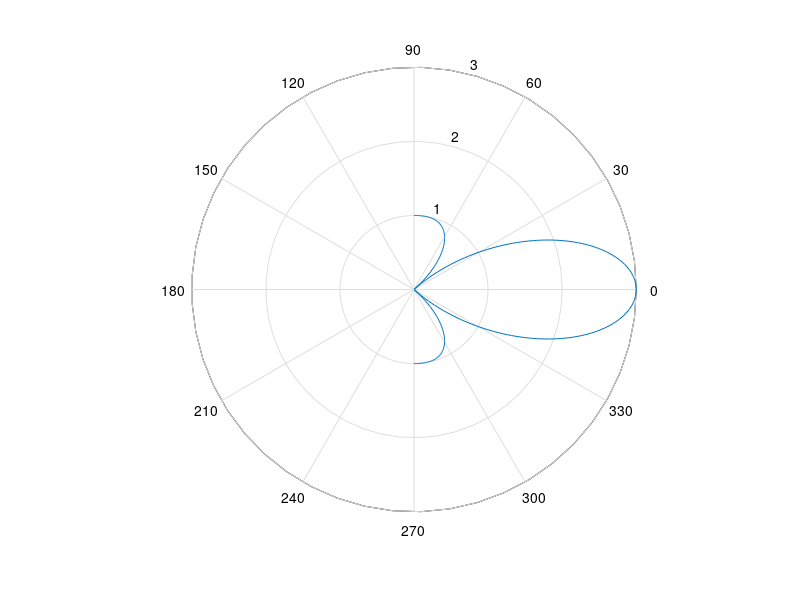
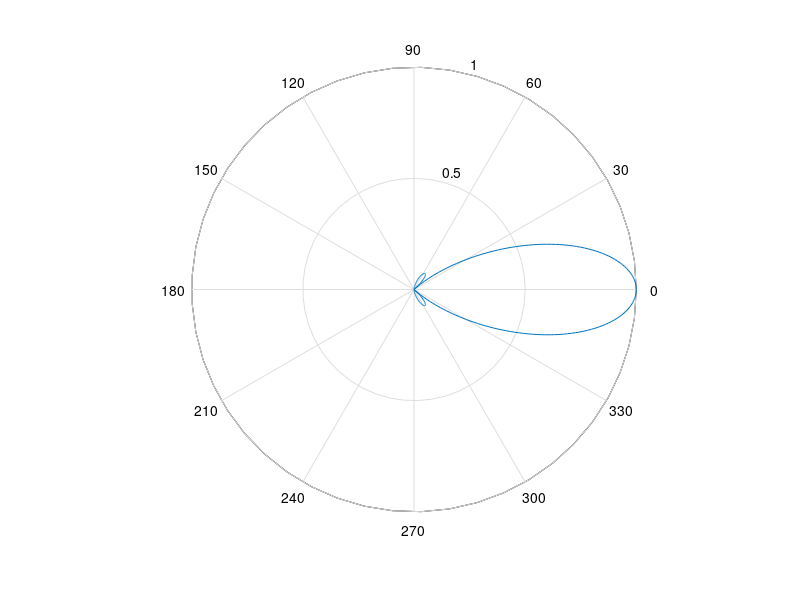

Here is the MATLAB script that generated these plots, in order: (Note: this script raises an error after producing the figures.)
                                                close all;
%                                                 clear all;
%% Диаграммы направленности
%%
                                        x3d = 0;    %Диаграммы в 3D
                                        x2d =1;     % Диаграммы в 2D
lam = 0.18;       %Рабочая
% lam =0.1968;    %Нижняя
% lam =0.1637;    %Верхняя
%%
                                          teta = -pi/2:0.01:pi/2; 
%                                           teta = 0.6109:0.0001:0.7505; 
%0.3491
%%
k = 2*pi/lam;
Nx = 3;  %
Ny = 6;  % 
dx =0.09;   %(Dx) расстояние между соседними излучателями по оси OX
dy = 0.045; % (Dy) расстояние между соседними излучателями по оси OX
dp = 0.045;
l=0.045;
%%%%%%%%%%%%%%%%%%%%%%%%%%%%%%%%%%%%%%%%%%%%%%%%%%%%%%%%%%%%%%%%%%%
%%ДН антенной решетки в E и H плоскостях


%E.Fp = (pi/4 * (cos(teta) - 1));
E.Fp = 2*sin(k*dp*cos(teta));
phi=0;
E.F0 = ( cos((pi/2) * sin(teta))./ cos(teta));
% E.F0 = (cos(k*l*cos(teta+pi/2))- cos(k*l))./(1-cos(k*l)*sin(teta+pi/2));
E.Fa = abs(sin(Nx*(k*dx*sin(teta)*cos(phi))/2)./(sin(0.5*(k*dx*sin(teta)*cos(phi)))));
%c
phi=pi/2;
H.F0=linspace(1,1,length(teta));
H.Fa = abs(sin(Ny*(k*dy*sin(teta)*sin(phi))/2)./(sin(0.5*(k*dy*sin(teta)*sin(phi)))));
H.Fz =1;

%%
E.F = (E.Fp.*abs(E.F0).*abs(E.Fa));
H.F = (E.Fp.*abs(H.Fa)); 
      
% for i = 1:length(E.F)
%    if E.F(i) < 0 
%    E.F(i) = NaN;
%    end  
% end
% for i = 1:length(H.F)
%    if H.F(i) < 0 
%    H.F(i) = NaN;
%    end  
% end
   
%%   
E.max = max(abs(E.F));
H.max = max(abs(H.F));



%%
if x3d ==1 
%%3d plotting 
Surf.Theta = -pi/2:0.05:pi/2;
Surf.Phi= -pi:0.1:pi; 

Surf.max = 0;Surf.min = 0; Surf.tetamax = 0;
Surf.phimax = 0; Surf.amp=0;
                     %% %% Rho, Phi, Theta --> x,y,z 
                     Surf.S = 0;
                     Surf.percent = length(Surf.Phi)*length(Surf.Theta)/100;
for k0=1:length(Surf.Phi)
for k1=1:length(Surf.Theta) 
Surf.S=Surf.S+1;
%Множитель E+H
Surf.Tempo =abs(sin(Nx*(k*dx*sin(Surf.Theta(k1))*cos(Surf.Phi(k0)))/2)/(sin(0.5*(k*dx*sin(Surf.Theta(k1))*cos(Surf.Phi(k0))))))*(sin(Ny*(k*dy*sin(Surf.Theta(k1))*sin(Surf.Phi(k0)))/2)/(sin(0.5*(k*dy*sin(Surf.Theta(k1))*sin(Surf.Phi(k0))))));



% Surf.Tempo =(sin(Nx*(k*dx*sin(Surf.Theta(k1))*cos(Surf.Phi(k0)))/2)/(sin(0.5*(k*dx*sin(Surf.Theta(k1))*cos(Surf.Phi(k0))))));
% Surf.Tempo =(sin(Ny*(k*dy*sin(Surf.Theta(k1))*sin(Surf.Phi(k0)))/2)/(sin(0.5*(k*dy*sin(Surf.Theta(k1))*sin(Surf.Phi(k0))))));

%Вибратор в E
Surf.Tempo= Surf.Tempo* (abs( cos((pi/2) * sin(Surf.Theta(k1)))./ cos(Surf.Theta(k1))));  

%Вибратор в H
% Surf.Tempo= Surf.Tempo* 1;

Surf.Tempo= Surf.Tempo* (2 * (sin(k*dp*cos(Surf.Theta(k1)))));  
%Земля
% Surf.Tempo = Surf.Tempo* 4*sin(k*sin(Surf.Theta(k1))*Hsr);

Surf.amp=Surf.Tempo;

Surf.Tempo= abs(Surf.Tempo);
   
    Surf.x(Surf.S) = (Surf.Tempo) * sin(Surf.Theta(k1))*cos(Surf.Phi(k0));
    Surf.y(Surf.S) = (Surf.Tempo) * sin(Surf.Theta(k1))*sin(Surf.Phi(k0));
    Surf.z(Surf.S) = (Surf.Tempo) * cos(Surf.Theta(k1));

    
    if Surf.amp > Surf.max
        Surf.max=Surf.amp;
        Surf.tetamax = Surf.Theta;
        Surf.phimax =Surf.Phi;
    end
     if Surf.amp < Surf.min
        Surf.min=Surf.amp;
     end
    
    clear Surf.Tempo Surf.amp;
    
end
disp(Surf.S/Surf.percent); 
end

end




%% Графики
if x2d == 1 
figure, polar(teta, E.Fa);
hold on
xlabel({'\theta'});
ylabel({'F(\theta)'});
hold off
figure, polar(teta, E.F/E.max);
hold on
xlabel({'\theta'});
ylabel({'F(\theta)'});
hold off

hold on
createaxes(figure,radtodeg((teta)),(E.F./E.max));
hold off

hold on
xlabel({'\theta'});
ylabel({'F(\theta)'});
hold off

figure, polar(teta, H.Fa);
hold on
xlabel({'\theta'});
ylabel({'F(\theta)'});
hold off

figure, polar(teta, H.F/H.max);
hold on
xlabel({'\theta'});
ylabel({'F(\theta)'});
hold off



hold all
createaxes(figure,radtodeg((teta)),(H.F./H.max));
hold off
%

% plot3();
tetadeg = radtodeg(teta);
% teta3=teta-(pi);
H.Fnorm = abs(H.F/H.max);
E.Fnorm = abs(E.F/E.max);
end


if x3d==1 
    figure,plot3( Surf.x, Surf.y, Surf.z);
end
